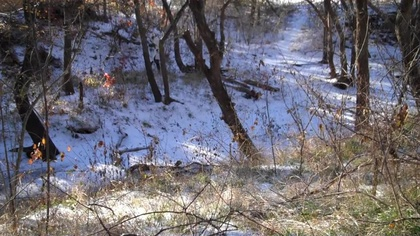
%> input picture sail_map/1.jpg, 420 x 236 px, shrunk from 854 x 480 before the run
$ octave --eval "result = colorhist('sail_map/1.jpg');"   (GNU Octave 9; MATLAB toolbox functions it lacks are replaced by stand-ins)
%> lines starting %> are read from the running program, lines starting %| are printed output that depends on the picture
function [sonspace] = colorhist(filename)
%> called with filename = 'sail_map/1.jpg'
RGBimg = imread(filename);
%> RGBimg is the input picture: size 236x420x3 uint8; mean R, G, B 108.8, 105.8, 113.9

%rbg转到YUV和HSV，防止变量冲突命名成HSI，二者中的S是一致的
Rimg = RGBimg(:,:,1);
Gimg = RGBimg(:,:,2);
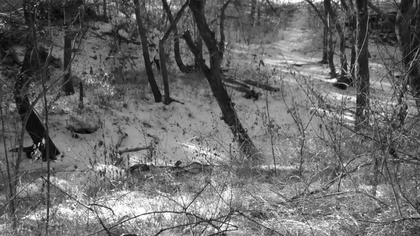
%> Gimg: size 236x420 uint8; min 0, max 255, mean 105.8
Bimg = RGBimg(:,:,3);
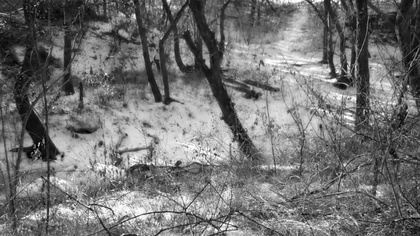
%> Bimg: size 236x420 uint8; min 0, max 255, mean 113.9

YUVimg = rgb2ycbcr(RGBimg);
%> YUVimg: size 236x420x3 uint8; mean of channels 1, 2, 3 108.5, 131.1, 128.7
Yimg = YUVimg(:,:,1);
Uimg = YUVimg(:,:,2);
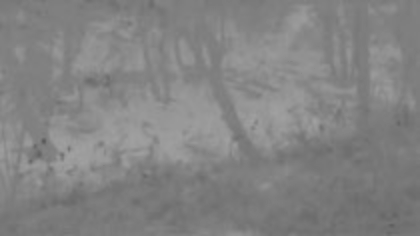
%> Uimg: size 236x420 uint8; min 90, max 161, mean 131.1
Vimg = YUVimg(:,:,3);
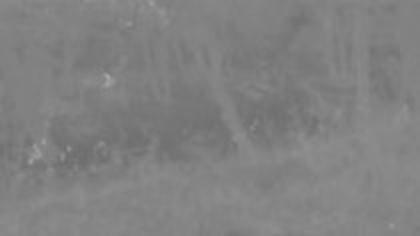
%> Vimg: size 236x420 uint8; min 110, max 167, mean 128.7

HSIimg = rgb2hsv(RGBimg);
%> HSIimg: size 236x420x3 double; mean H, S, V 0.441, 0.205, 0.486
Himg = HSIimg(:,:,1);
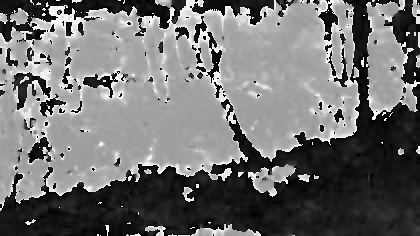
%> Himg: size 236x420 double; min 0, max 0.997, mean 0.441
Simg = HSIimg(:,:,2);
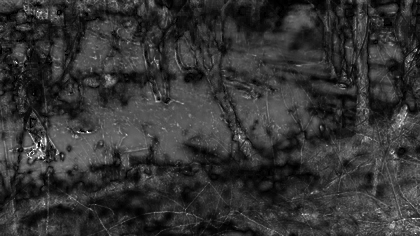
%> Simg: size 236x420 double; min 0, max 1, mean 0.205
Iimg = HSIimg(:,:,3);
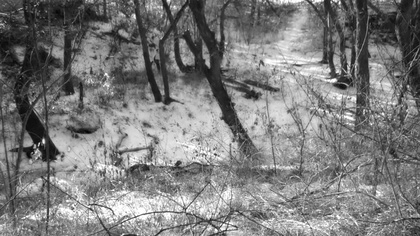
%> Iimg: size 236x420 double; min 0.0118, max 1, mean 0.486

% global Himg;
% global Yimg;
%H和Y分量拿出来
HYimg = [];
HYimg(:,:,1) = Himg;
HYimg(:,:,2) = Yimg;

%把像素点分配到35个等级上
[m,n,h] = size(HYimg);
%> m = 236; n = 420; h = 2
Hcom = 7;
Ycom = 5;
sonspace = zeros(Hcom,Ycom);
for i = 1:m
    for j = 1:n
        [widpos,higpos]= colorspace(i,j,HYimg);
        sonspace(widpos,higpos) = sonspace(widpos,higpos) + 1;
    end
end
%> after the loop, sonspace = [4137 9098 5439 1241 165; 1744 7858 11849 4436 948; 120 753 1376 329 189; 116 260 122 24 40; 20 27 12 7 7; 1135 10164 20964 3472 159; 1991 6235 3802 788 93]
%> `result = colorhist('sail_map/1.jpg');`: result has the same summary as sonspace in colorhist
